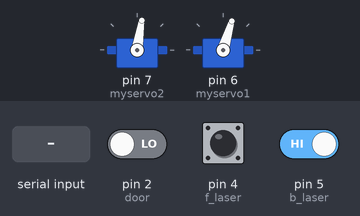
This sketch was run on a simulated Arduino Uno, built with avr-gcc and run on an emulated ATmega328P. On the bench: 2 × servo. The inputs (shaded band) are chosen by the test bench; at power-on: pin 5 (b_laser) HIGH, pin 2 (door) LOW, pin 4 (f_laser) HIGH.

Above: at 1.9 s.
2.0 s: pin 5 (b_laser) driven LOW
At 2.09 s:
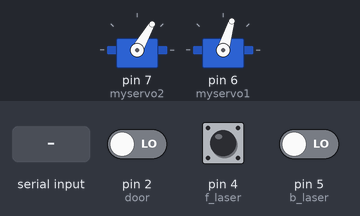
3.8 s: byte 108 ('l') received over Serial
At 4.6 s:
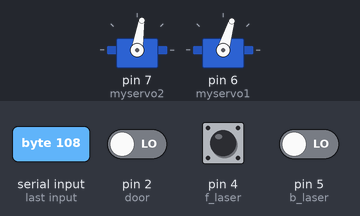
Timing chart, 0 to 6.8 s (numbered marks = the images above; inputs shaded):
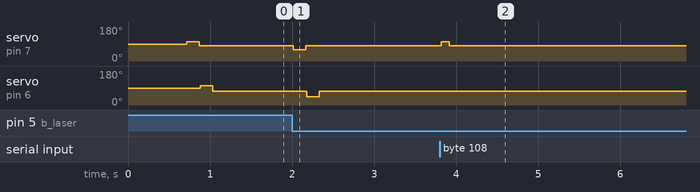

Measured:
- after the input at 2.0 s, servo on pin 7 (myservo2): 81° → 60° at once, → 81° 0.15 s later; servo on pin 6 (myservo1): 73° → 45° after 0.18 s, → 73° 0.15 s later
- after the input at 3.8 s, servo on pin 7 (myservo2): 81° → 102° at once, → 81° 0.10 s later

The sketch:

all.ino
```cpp
#include <dht.h>
#include <math.h>
#include <IRremote.h>
#include <Servo.h>

//AC

long ac_temp[11] = {//ac_temp 0:on 1:off type 2:28C ~ 10:20C
  0x477FB8EC,
  0x677FB8EC,
  0x477FB8F8,
  0x477FB8E4,
  0x477FB8F4,
  0x477FB8EC,
  0x477FB8FC,
  0x477FB8E2,
  0x477FB8F2,
  0x477FB8EA,
  0x477FB8FA
};
unsigned int buffer_ir[134];
IRsend test; //ir pin 3

//DHT

#define dht_dpin 8
dht DHT;
double Td;
double THI;
int light;

//SERVO
Servo myservo1;
Servo myservo2;

//people and door
int door_state = 0; //0:close 1:open
long long  door_timer, people_timer,people_leaving_timer;
int people = 1;
int current_f = 0;
int current_b = 0;
int next_f = 0;
int next_b = 0;

int lock=0;
int lock2=0;

void setup() {
  Serial.begin(9600);

  pinMode(4, INPUT);//f_laser
  pinMode(5, INPUT);//b_laser

  pinMode(2,INPUT);//door
  //attachInterrupt(0, door, FALLING);//pin2
  door_timer = millis();
  people_timer = millis();
  people_leaving_timer=millis();

  delay(700);             //Wait rest of 1000ms recommended delay before

  //accessing sensor
}

void loop() {
  if(people<0){
    people=0;
  }
  if(people>10){
    people=10;
  }

  if (digitalRead(2) == HIGH) {
    door_state = 0;
  }
  else{
    door_state=1;
  }


  if (digitalRead(4) == LOW) {
    next_f = 1;
  }
  else {
    next_f = 0;

  }

  if (digitalRead(5) == LOW) {
    next_b = 1;
    //Serial.println("a");
  }
  else {
    next_b = 0;
    //Serial.println("b");
  }
//if ( (current_f == 0 && current_b == 1 && next_f == 1 && next_b == 0) || (current_f == 1 && current_b == 1 && next_f == 1 && next_b == 0) ) {
  if ( (current_f == 0 && current_b == 0 && next_f == 0 && next_b == 1) ) {

    if ( (millis() - people_timer > 1000) && door_state==1 ) {
      people_timer=millis();
      people = people - 1;
      //Serial.println(people);
    }
  }
  //if ( (current_f == 1 && current_b == 0 && next_f == 0 && next_b == 1) || (current_f == 1 && current_b == 1 && next_f == 0 && next_b == 1)) {
     if ( (current_f == 0 && current_b == 0 && next_f == 1 && next_b == 0) ) {
    if(  (millis() - people_timer > 1000) && door_state==1) {
      people_timer=millis();
      people = people + 1;
      //Serial.println(people);
    }


  }
  current_f = next_f;
  current_b = next_b;

  if(people>0 && lock2!=1){
     myservo2.attach(7);//light front on
     delay(15);
     myservo2.write(102);
     delay(150);
     myservo2.write(81);
     myservo2.detach();

      myservo1.attach(6);//light back on
      delay(15);
      myservo1.write(102);
      delay(150);
      myservo1.write(73);
      delay(15);
      myservo1.detach();

      fill_buffer(0); //ac turn on
      test.sendRaw(buffer_ir, 134, 38);

    lock=0;
    lock2=1;
  }

  if(people==0 && lock!=1){
     myservo2.attach(7);//light front off
     delay(15);
     myservo2.write(60);
     delay(150);
     myservo2.write(81);
     myservo2.detach();

      myservo1.attach(6);//light back off
      delay(15);
      myservo1.write(45);
      delay(150);
      myservo1.write(73);
      delay(15);
      myservo1.detach();

      fill_buffer(1); //ac turn off
      test.sendRaw(buffer_ir, 134, 38);

      lock2=0;
      lock=1;
  }

  if(Serial.available() > 0) {
    char a = Serial.read();
    if (a == 's')  {
      DHT.read11(dht_dpin);
      Serial.print(DHT.humidity);//humidity
      Serial.print(" ");
      Td = DHT.temperature - ((100 - DHT.humidity) / 5);
      light=analogRead(0);
      Serial.print(light);//raw data for light
      Serial.print(" ");
      Serial.print(DHT.temperature);//temperature
      Serial.print(" ");
      double temp1 = (17.269 * Td / (Td + 273.3));
      double temp2 = (17.269 * DHT.temperature / (DHT.temperature + 273.3));
      THI = (double)DHT.temperature - 0.55 * (1 - (exp(temp1) / exp(temp2))) * (DHT.temperature - 14);
      Serial.print(THI);//thi
      Serial.print(" ");
      Serial.print(people);//people number
      Serial.print(" ");
      Serial.print(door_state);//door_state //0:close 1:open
      Serial.println("");
    }
    if (a == 'a') {
      //Serial.println("turn on");
      fill_buffer(0);
      test.sendRaw(buffer_ir, 134, 38);
    }
    if (a == 'b') {
      //Serial.println("trun off");
      fill_buffer(1);
      test.sendRaw(buffer_ir, 134, 38);
    }
    if (a == 'c') {
      fill_buffer(2);
      test.sendRaw(buffer_ir, 134, 38);
    }
    if (a == 'd') {
      fill_buffer(3);
      test.sendRaw(buffer_ir, 134, 38);
    }
    if (a == 'e') {
      fill_buffer(4);
      test.sendRaw(buffer_ir, 134, 38);
    }
    if (a == 'f') {
      fill_buffer(5);
      test.sendRaw(buffer_ir, 134, 38);
    }
    if (a == 'g') {
      fill_buffer(6);
      test.sendRaw(buffer_ir, 134, 38);
    }
    if (a == 'h') {
      fill_buffer(7);
      test.sendRaw(buffer_ir, 134, 38);
    }
    if (a == 'i') {
      fill_buffer(8);
      test.sendRaw(buffer_ir, 134, 38);
    }
    if (a == 'j') {
      fill_buffer(9);
      test.sendRaw(buffer_ir, 134, 38);
    }
    if (a == 'k') {
      fill_buffer(10);
      test.sendRaw(buffer_ir, 134, 38);
    }
     if (a == 'l') {//light front on
          myservo2.attach(7);
          delay(15);
	  myservo2.write(102);
	  delay(100);
	  myservo2.write(81);
          delay(15);
	  myservo2.detach();

    }
	if (a == 'm') {//light front off
          myservo2.attach(7);
          delay(15);
	  myservo2.write(60);
	  delay(150);
	  myservo2.write(81);
	  myservo2.detach();
    }
	if (a == 'o') {//light back on
          myservo1.attach(6);
          delay(15);
	  myservo1.write(102);
	  delay(150);
	  myservo1.write(73);
          delay(15);
	  myservo1.detach();
    }
	if (a == 'p') {//light back off
          myservo1.attach(6);
          delay(15);
	  myservo1.write(45);
	  delay(150);
	  myservo1.write(73);
	  delay(15);
          myservo1.detach();
    }
    if (a == 'q') {//people=people +1
      people=people +1;
    }

    if (a == 'r') {//people=people -1
      people=people -1;
    }


  }

}

void fill_buffer(int a) {
  int buf_counter = 0;
  buffer_ir[0] = 5000;
  buffer_ir[1] = 8480;
  buffer_ir[2] = 3660;
  buffer_ir[3] = 2397;
  buffer_ir[4] = 592;

  for (int i = 5; i <= 66; i++) {
    if (i % 2 == 1) {
      if ( ( (ac_temp[a]) & ((0x40000000) >> (i - 5) / 2 ) ) != 0 ) {
        buffer_ir[i] = 620;
      }
      else {
        buffer_ir[i] = 1840;
      }
    }
    else {

      buffer_ir[i] = 592;

    }
  }

  buffer_ir[67] = 8480;
  buffer_ir[68] = 3660;
  buffer_ir[69] = 2397;
  buffer_ir[70] = 592;
  buffer_ir[133] = 3000;

  for (int i = 71; i <= 132; i++) {
    buffer_ir[i] = buffer_ir[i - 66];
  }
  /*for(int i=0;i<134;i++){
  	Serial.println(buffer[i]);
  }*/
}

/*void door() {
  if (millis() - door_timer > 50) {
    door_timer = millis();
    door_state = 1; //open
  }
}*/
```
